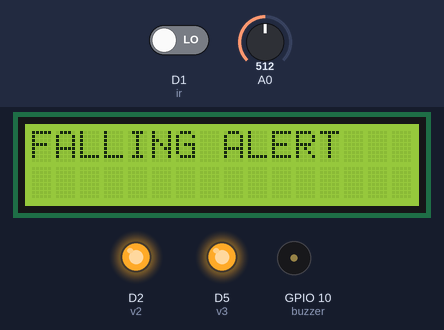
The sketch below on a simulated ESP8266 (NodeMCU). Shown: 16×2 character LCD, output pins drawn as LEDs (lit = HIGH), buzzer (waves = sounding, pin HIGH). The test bench sets the inputs (shaded band); at power-on: A0 = 512, D1 (ir) LOW. WiFi joins after 1.5 s; servers stay silent unless stated; uploads are accepted with an empty reply; what the sketch prints to the serial monitor is not drawn.

Above: at 10.9 s.
11.0 s: A0 set to 491
At 16.0 s:
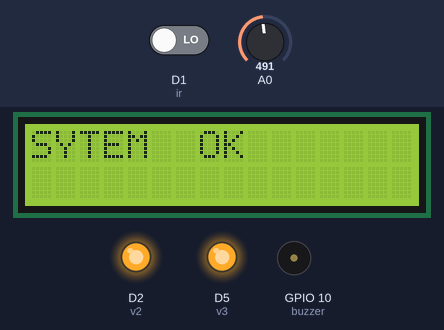
18.0 s: D1 (ir) driven HIGH
At 23.3 s:
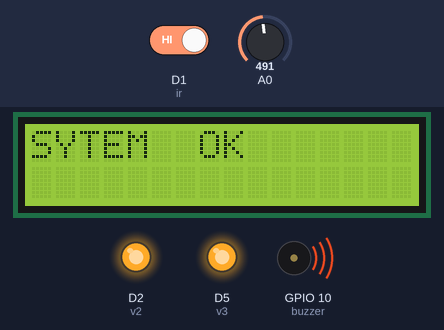
26.5 s: A0 set to 510
At 30.9 s:
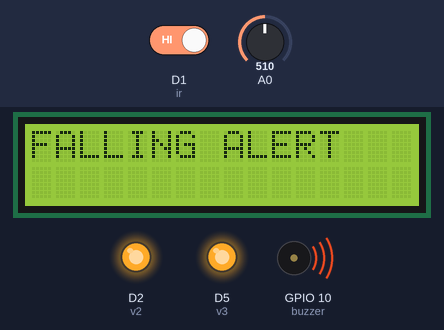
39.4 s: A0 set to 511
Timing chart, 0 to 48.9 s (numbered marks = the images above; inputs shaded):
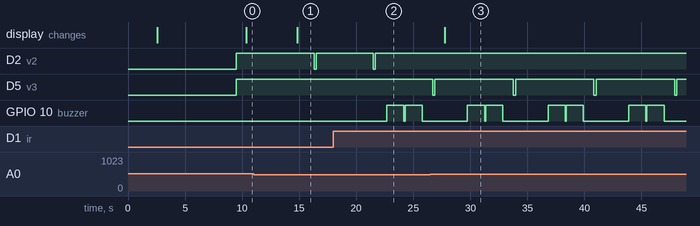

Measured:
- the behaviour switches between 500 and 499 on A0 (found by bisection; images 0 and 1)
- after the input at 11.0 s, D2 (v2): HIGH → LOW after 5.3 s, → HIGH 0.20 s later; the display: changes after 3.8 s (image 1)
- after the input at 18.0 s, GPIO 10 (buzzer): alternates HIGH for 1.5 s and LOW for 0.10 s, starting after 4.7 s
- after the input at 26.5 s, D2 (v2): stops changing and stays HIGH; the display: changes after 1.2 s (image 3)
- by itself, D5 (v3): alternates HIGH for 6.9 s and LOW for 0.20 s

The sketch:

blind_people_NEWW.ino
```cpp
#include <ESP8266WiFi.h>
#include <ESP8266HTTPClient.h>

#include <LiquidCrystal.h>
#include <String.h>

// WiFi parameters to be configured
const char* ssid = "project12"; // Hoofdlettergevoelig
const char* password = "project123456"; // Hoofdlettergevoelig
String a = "http://sms.scubedigi.com/api.php?username=Mydreamacd&password=Mydre@m123&to=9014449822&from=MYDREM&message=";
String msg = "\0";
String r = "http://projectsiot.xyz/IoTProjects/BlindAssistance/blindupload.php?a=";
String rs = "\0";
String obs = "\0";
String fir = "\0";
int alc;

LiquidCrystal lcd (D0,D9,D10,D8,D6,D7);
//#define fire_sensor D1
//#define obstacle_sensor D0

//#define m11 D2
//#define m12 D3
//#define m21 D4
//#define m22 D5

//#define v1 D2
#define v2 D2
#define v3 D5

#define ir D1

#define buzzer 10


//#define gled D8
//#define rled 1

unsigned int obstacle = 0;
unsigned int fire = 0;
/*
void forward ()
{
  digitalWrite(m11, HIGH);
  digitalWrite(m12, LOW);
  digitalWrite(m21, HIGH);
  digitalWrite(m22, LOW);
  delay(10);
}

void backward ()
{
  digitalWrite(m12, HIGH);
  digitalWrite(m11, LOW);
  digitalWrite(m22, HIGH);
  digitalWrite(m21, LOW);
  delay(10);
}
void left ()
{
  digitalWrite(m12, LOW);
  digitalWrite(m11, HIGH);
  digitalWrite(m21, LOW);
  digitalWrite(m22, HIGH);
  delay(10);
}

void right ()
{

  digitalWrite(m11, LOW);
  digitalWrite(m12, HIGH);
  digitalWrite(m21, HIGH);
  digitalWrite(m22, LOW);
  delay(10);
}
void stopp ()
{
  digitalWrite(m12, LOW);
  digitalWrite(m11, LOW);
  digitalWrite(m22, LOW);
  digitalWrite(m21, LOW);
  delay(10);
}
*/
void beep ()
{
  digitalWrite(buzzer,HIGH); delay(1500);
  digitalWrite(buzzer,LOW); delay(100);
}

void setup() {
  Serial.begin(9600);
  Serial.println("power up");

//pinMode (rled,OUTPUT);
//pinMode (gled,OUTPUT);

//pinMode (m11,OUTPUT);
//pinMode (m12,OUTPUT);
//pinMode (m21,OUTPUT);
//pinMode (m22,OUTPUT);
//pinMode (fire_sensor,INPUT);
//pinMode (obstacle_sensor,INPUT);
//pinMode (v1,OUTPUT);
pinMode (v2,OUTPUT);
pinMode (v3,OUTPUT);
pinMode (ir,INPUT);

pinMode (buzzer,OUTPUT);
lcd.begin(16, 2);
  lcd.clear();
  lcd.setCursor(0, 0);
  lcd.print("***ASSISTANCE ***");
  lcd.setCursor( 0, 1);
  lcd.print("    FOR BLIND       ");
  delay(2500);

lcd.clear();
lcd.setCursor(0,0);
        lcd.print("CONNECTING--TO");
        lcd.setCursor( 2,1);
         lcd.print(ssid);
         delay(100);

Serial.print("Bezig met verbinden");
  WiFi.begin(ssid, password); // Connect to WiFi

  // while wifi not connected yet, print '.'
  // then after it connected, get out of the loop
  while (WiFi.status() != WL_CONNECTED) {
     delay(500);
     Serial.print(".");
  }

  // Verbonden.
  Serial.println("OK!");

  // Access Point (SSID).
  Serial.print("SSID: ");
  Serial.println(WiFi.SSID());

  // IP adres.
  Serial.print("IP: ");
  Serial.println(WiFi.localIP());
Serial.println("state---------------1");
  // Signaalsterkte.
  long rssi = WiFi.RSSI();
  Serial.print("Signaal sterkte (RSSI): ");
  Serial.print(rssi);
  Serial.println(" dBm");
  Serial.println("");


Serial.print("A = "); Serial.println("http://projectsiot.xyz/IoTProjects/HealthCare/healthupload.php?a=U&b=86&c=L");


if(WiFi.status()== WL_CONNECTED){ //Check WiFi connection status

    HTTPClient http; //Declare an object of class HTTPClient

  http.begin("http://projectsiot.xyz/IoTProjects/DrunkDrive/uploadstatus.php?a=U");

int httpCode = http.GET(); //Send the request
    if (httpCode > 0) { //Check the returning code
      String payload = http.getString(); //Get the request response payload
      Serial.println(payload); //Print the response payload
    }
    http.end(); //Close connection

delay(5000);


//digitalWrite(v1,HIGH);
digitalWrite(v2,HIGH);
digitalWrite(v3,HIGH);
delay(100);


//digitalWrite(v1,LOW);
//digitalWrite(v2,HIGH);
//digitalWrite(v3,HIGH);
//delay(200);
//digitalWrite(v1,HIGH);
//digitalWrite(v2,HIGH);
//digitalWrite(v3,HIGH);
//delay(1000);
}

}


void loop()
{

obstacle = digitalRead(ir);
//fire = digitalRead(fire_sensor);
alc=analogRead(A0);
Serial.print(F("alc = ")); Serial.println(alc);
//delay(2000);
//Serial.print(F("fire = ")); Serial.println(fire);
if((alc<500)||(alc>590))
{
  Serial.println("system  not ok ");

  rs = r+'Y'+ "&b=" + 'I';;
  send2server ();
  lcd.setCursor(0, 0);
  lcd.print("SYTEM  OK        ");
  lcd.setCursor( 0, 1);
  lcd.print("                    ");
  delay(1500);


//digitalWrite(v1,HIGH);
digitalWrite(v2,LOW);
digitalWrite(v3,HIGH);
delay(200);
//digitalWrite(v1,HIGH);
digitalWrite(v2,HIGH);
digitalWrite(v3,HIGH);
delay(1000);


}
else
{
  Serial.println("system ok ");
   rs = r+'N'+ "&b=" + 'I';;
  send2server ();
   lcd.setCursor(0, 0);
  lcd.print("FALLING ALERT       " );
  lcd.setCursor( 0, 1);
  lcd.print("                    ");
  delay(1500);
//  digitalWrite(relay,LOW);
  delay(500);
 // beep();
  //beep();
}
if ((obstacle == 1))
{
   Serial.println(" obstacle alert*****");
  //stopp ();
  beep ();
  beep();
  rs = r+'I'+"&b="+'Y';
  send2server ();
delay(100);

digitalWrite(v3,LOW);
digitalWrite(v2,HIGH);
//digitalWrite(v1,HIGH);
delay(200);
//digitalWrite(v1,HIGH);
digitalWrite(v2,HIGH);
digitalWrite(v3,HIGH);
delay(100);

}
else
{
rs = r+'I'+"&b="+'N';
  send2server ();
  delay(1000);
}

/*
else if ((obstacle == 1)&&(fire == 0))
{
  Serial.println("obstacle present");
  stopp ();
  beep ();
  rs = r+'N'+"&b="+'Y';
  send2server ();
 delay(200);
  left ();
  delay(700);
  forward ();
  delay(200);
}

else if ((fire == 1)&&(obstacle == 0))
{
  Serial.println("FIRE ALERT");
  stopp ();
  beep ();
  rs = r+'Y'+"&b="+'N';
  send2server ();
  fir = 'Y';
  digitalWrite(relay,HIGH);
  delay(2000);
  digitalWrite(relay,LOW);
  delay(2000);
  forward ();
  delay(200);
}
else
{
  forward ();
   rs = r+'N'+"&b="+'N';
  send2server ();
}*/
} // LOOP

void send2server ()
{
Serial.print("rs = "); Serial.println(rs);
if(WiFi.status()== WL_CONNECTED){ //Check WiFi connection status

    HTTPClient http; //Declare an object of class HTTPClient
 http.begin(rs);

int httpCode = http.GET(); //Send the request
    if (httpCode > 0) { //Check the returning code
      String payload = http.getString(); //Get the request response payload
      Serial.println(payload); //Print the response payload
    }
    http.end(); //Close connection

delay(500);
}
}
```
